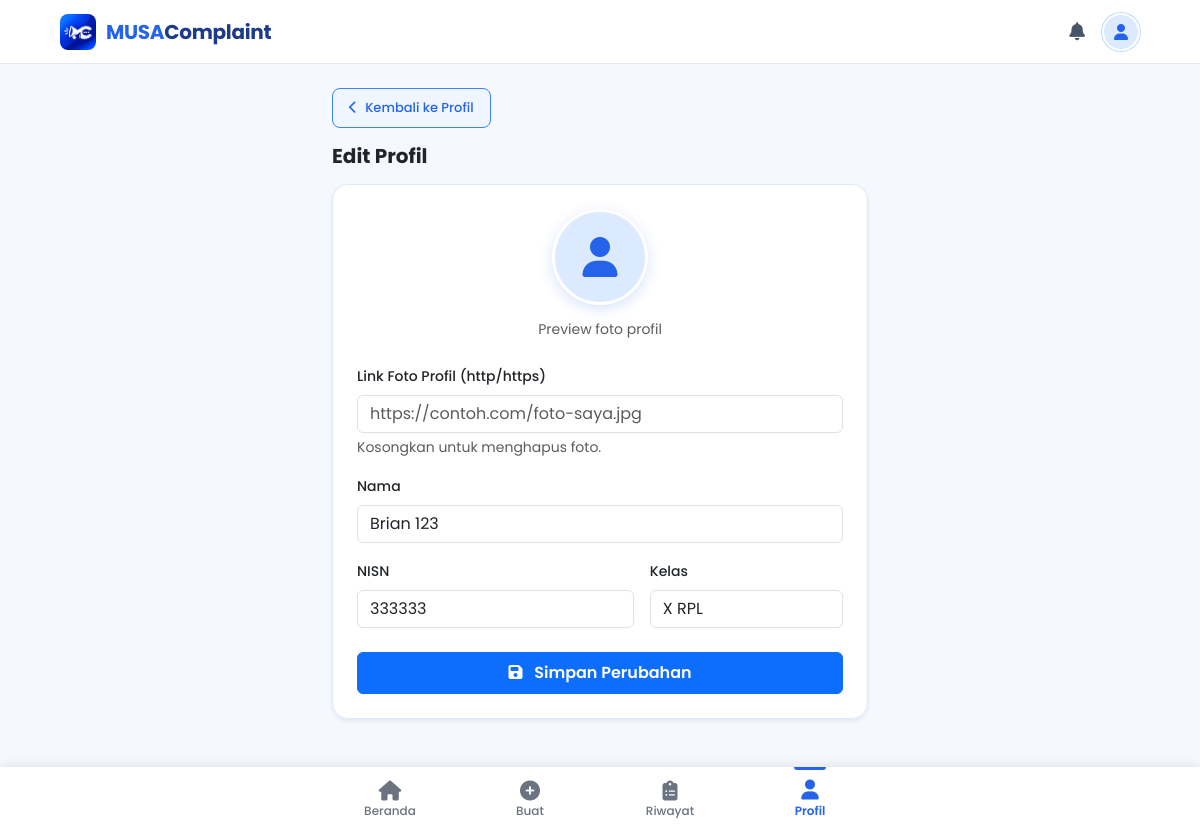
/siswa/edit_profil.php (signed in), run on the app's committed database.
### tables this page shows
CREATE TABLE `siswa` (
  `id_siswa` int UNSIGNED NOT NULL,
  `nis` varchar(30) NOT NULL,
  `nama` varchar(100) NOT NULL,
  `kelas` varchar(50) NOT NULL,
  `email` varchar(100) NOT NULL,
  `username` varchar(50) NOT NULL,
  `password` varchar(255) NOT NULL,
  `role` enum('siswa') NOT NULL DEFAULT 'siswa',
  `created_at` timestamp NULL DEFAULT CURRENT_TIMESTAMP,
  `foto` text
);

### siswa/edit_profil.php (the view, shortened to what this page needs)
<?php
require_once "../config/database.php";
$id_siswa = $_SESSION["user_id"];
$error = "";
$stmt = $conn->prepare("SELECT * FROM siswa WHERE id_siswa = ?");
$stmt->bind_param("i", $id_siswa);
$stmt->execute();
$siswa = $stmt->get_result()->fetch_assoc();
$nama  = $siswa["nama"]  ?? "-";
$nisn  = $siswa["nis"]   ?? "-";
$kelas = $siswa["kelas"] ?? "-";
$foto_db = $siswa["foto"] ?? "";
$foto_src = preg_match('#^https?://#i', $foto_db) ? $foto_db : "";
$nilai_input = ($error !== "" && isset($foto_input)) ? $foto_input : $foto_db;
?>
<!DOCTYPE html>
<html lang="id">
<head>
    <link rel="stylesheet"
          href="https://cdn.jsdelivr.net/npm/bootstrap@5.3.3/dist/css/bootstrap.min.css">
    <link rel="stylesheet"
          href="../asests/css/profil.css">
</head>
<body>
<main class="container profil-wrap">
    <a href="profil.php" class="text-decoration-none small fw-medium">
        <i class="fa-solid fa-chevron-left me-1"></i> Kembali ke Profil
    </a>
    <h1 class="h5 fw-bold my-3">Edit Profil</h1>
    <form method="POST" class="card shadow-sm">
        <div class="card-body p-3 p-sm-4">
            <div class="profil-avatar" id="previewBox">
                <?php if ($foto_src !== ""): ?>
                    <img src="<?= htmlspecialchars($foto_src); ?>"
                         alt="Foto profil"
                         id="previewImg"
>
                <?php else: ?>
                    <i class="fa-solid fa-user" id="previewIcon" aria-hidden="true"></i>
                <?php endif; ?>
            </div>
            <p class="text-center text-muted small mb-4">
                Preview foto profil
            </p>
            <div class="mb-3">
                <label for="foto" class="form-label fw-medium small">
                    Link Foto Profil (http/https)
                </label>
                <input type="url"
                       id="foto"
                       name="foto"
                       class="form-control"
                       placeholder="https://contoh.com/foto-saya.jpg"
                       maxlength="2048"
                       value="<?= htmlspecialchars($nilai_input); ?>">
                <div class="form-text">
                    Kosongkan untuk menghapus foto.
                </div>
            </div>
            <div class="mb-3">
                <label for="nama" class="form-label fw-medium small">Nama</label>
                <input type="text" id="nama" class="form-control"
                       value="<?= htmlspecialchars($nama); ?>" readonly>
            </div>
            <div class="row g-3 mb-4">
                <div class="col-7">
                    <label for="nisn" class="form-label fw-medium small">NISN</label>
                    <input type="text" id="nisn" class="form-control"
                           value="<?= htmlspecialchars($nisn); ?>" readonly>
                </div>
                <div class="col-5">
                    <label for="kelas" class="form-label fw-medium small">Kelas</label>
                    <input type="text" id="kelas" class="form-control"
                           value="<?= htmlspecialchars($kelas); ?>" readonly>
                </div>
            </div>
            <button type="submit" class="btn btn-primary w-100 py-2 fw-semibold">
                <i class="fa-solid fa-floppy-disk me-2"></i>
                Simpan Perubahan
            </button>
        </div>
    </form>
</main>
<?php
include "bottom-nav.php";
?>
</body>
</html>

### asests/css/profil.css (style rules this page uses)
body { font-family: "Poppins", sans-serif; background: #f5f8ff; }
.profil-wrap { max-width: 560px; padding-top: 24px; padding-bottom: 32px; }
.profil-avatar { width: 96px; height: 96px; display: flex; align-items: center; justify-content: center; margin: 0 auto 14px; border-radius: 50%; overflow: hidden; background: #dbeafe; color: #2563eb; border: 3px solid #ffffff; box-shadow: 0 4px 14px rgba(37, 99, 235, 0.18); font-size: 40px; }
.card { border: 1px solid #dbeafe; border-radius: 16px; }
a.text-decoration-none.small.fw-medium { display: inline-flex; align-items: center; gap: 4px; padding: 9px 16px; color: #2563eb; background: #eff6ff; border: 1px solid #3b82f6; border-radius: 8px; font-size: 13px; font-weight: 600; text-decoration: none; transition: color 0.3s ease, background-color 0.3s ease, border-color 0.3s ease, box-shadow 0.3s ease; }
a.text-decoration-none.small.fw-medium i { transition: transform 0.3s ease; }

### asests/css/bottom-nav.css (style rules this page uses)
:root { --tb-height: 64px; --bn-height: 64px; --bn-active: #2563eb; --bn-inactive: #6b7280; }
body { padding-top: var(--tb-height); padding-bottom: calc(var(--bn-height) + env(safe-area-inset-bottom, 0px) + 16px); }

### data on the page
siswa: nama "Brian 123", nis "333333", kelas "X RPL"

### other printed values
$label "Beranda"
$label "Buat"
$label "Riwayat"
$label "Profil"
